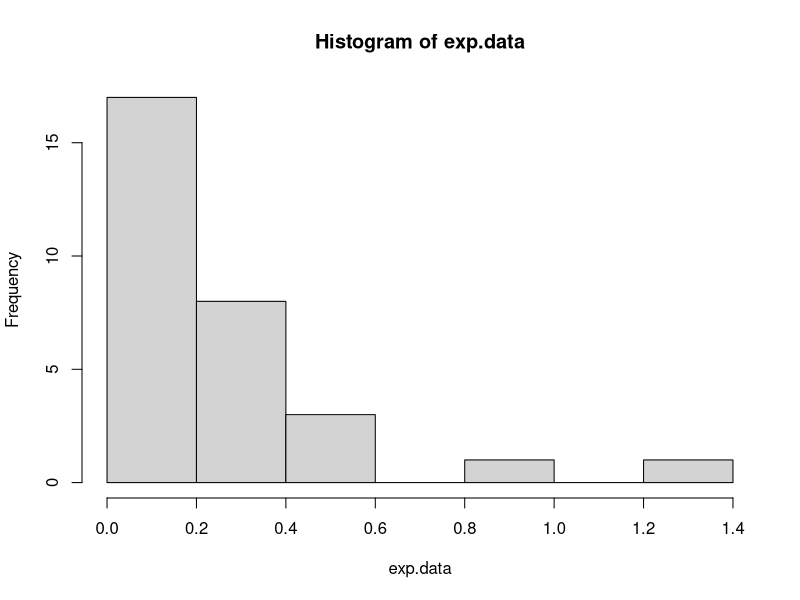

The R source for this figure: (Note: this script raises an error after producing the figure.)
A <- structure(list(Time = c(0, 1, 2, 4, 6, 8, 9, 10, 11, 12, 13, 
                             14, 15, 16, 18, 19, 20, 21, 22, 24, 25, 26, 27, 28, 29, 30), 
                    Counts = c(126.6, 101.8, 71.6, 101.6, 68.1, 62.9, 45.5, 41.9, 
                               46.3, 34.1, 38.2, 41.7, 24.7, 41.5, 36.6, 19.6, 
                               22.8, 29.6, 23.5, 15.3, 13.4, 26.8, 9.8, 18.8, 25.9, 19.3)), .Names = c("Time", "Counts"), row.names = c(1L, 2L,
                                                                                                                                        3L, 5L, 7L, 9L, 10L, 11L, 12L, 13L, 14L, 15L, 16L, 17L, 19L, 20L, 21L, 22L, 23L, 25L, 26L, 27L, 28L, 29L, 30L,

### radio data

                                                                                                                                                                                                                                                                                31L), class = "data.frame")
n <- 30
exp.rand <-rexp(n = n, rate = 4)
noise <- rnorm(n,0,0.01)
exp.data <- exp.rand + abs(noise)

hist(exp.data)
print(mean(exp.data))

exp.density <- function(lambda,x){
  if(x>0){
   return(lappllambda*exp(-lambda*x))  
  }
  else{
    return(0)
  }
}

exp.lik <-function(par,x = exp.data){
  
  ## par = vector of parameters. In this case, it has only one value
  
  ## x = the data we are evaluating MLE for. The default is set up exp.data which is the variable name I gave to the dataset
  
  ## n =. should be the length of the dataset 
  n <- #length(x)
  
  ##. ll should be the log-likelihood function, in here expressed as par, n,  and x
  ll <- #n*log(par[1]) - par[1]*sum(x)
  
  return(ll)
  
}


optim(par = c(1), 
      fn = exp.lik, 
      method = 'L-BFGS-B', 
      control =list(trace=1,maxit=1000,fnscale = -1),
      hessian = TRUE)